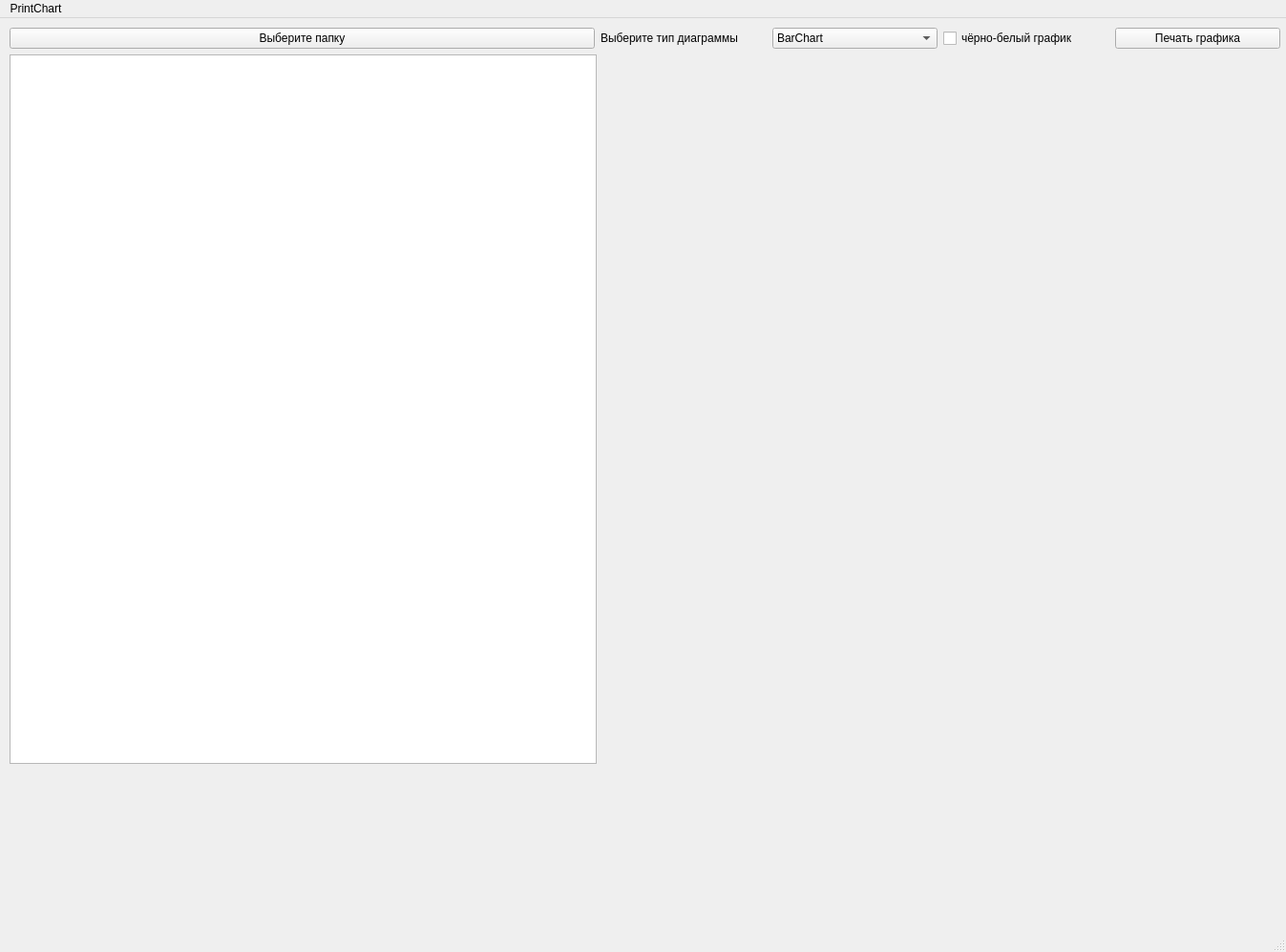
<?xml version="1.0" encoding="UTF-8"?>
<ui version="4.0">
 <class>MainWindow</class>
 <widget class="QMainWindow" name="MainWindow">
  <property name="geometry">
   <rect>
    <x>0</x>
    <y>0</y>
    <width>1347</width>
    <height>997</height>
   </rect>
  </property>
  <property name="maximumSize">
   <size>
    <width>2000</width>
    <height>16777215</height>
   </size>
  </property>
  <property name="windowTitle">
   <string>MainWindow</string>
  </property>
  <widget class="QWidget" name="centralwidget">
   <widget class="QWidget" name="verticalLayoutWidget">
    <property name="geometry">
     <rect>
      <x>10</x>
      <y>10</y>
      <width>1331</width>
      <height>771</height>
     </rect>
    </property>
    <layout class="QVBoxLayout" name="verticalLayout_5">
     <item>
      <layout class="QHBoxLayout" name="horizontalLayout_5">
       <item>
        <widget class="QPushButton" name="pushButton_2">
         <property name="minimumSize">
          <size>
           <width>613</width>
           <height>0</height>
          </size>
         </property>
         <property name="text">
          <string>Выберите папку</string>
         </property>
        </widget>
       </item>
       <item>
        <widget class="QLabel" name="label">
         <property name="minimumSize">
          <size>
           <width>100</width>
           <height>0</height>
          </size>
         </property>
         <property name="text">
          <string>Выберите тип диаграммы</string>
         </property>
        </widget>
       </item>
       <item>
        <widget class="QComboBox" name="comboBox">
         <item>
          <property name="text">
           <string>BarChart</string>
          </property>
         </item>
         <item>
          <property name="text">
           <string>PieChart</string>
          </property>
         </item>
        </widget>
       </item>
       <item>
        <widget class="QCheckBox" name="checkBox">
         <property name="text">
          <string>чёрно-белый график</string>
         </property>
        </widget>
       </item>
       <item>
        <widget class="QPushButton" name="pushButton">
         <property name="text">
          <string>Печать графика</string>
         </property>
        </widget>
       </item>
      </layout>
     </item>
     <item>
      <layout class="QHBoxLayout" name="horizontalLayout_2">
       <item>
        <widget class="QTableWidget" name="tableWidget"/>
       </item>
       <item>
        <widget class="QFrame" name="horizontalFrame_2">
         <property name="minimumSize">
          <size>
           <width>710</width>
           <height>0</height>
          </size>
         </property>
         <layout class="QHBoxLayout" name="horizontalLayout_3"/>
        </widget>
       </item>
      </layout>
     </item>
    </layout>
   </widget>
  </widget>
  <widget class="QMenuBar" name="menubar">
   <property name="geometry">
    <rect>
     <x>0</x>
     <y>0</y>
     <width>1347</width>
     <height>21</height>
    </rect>
   </property>
   <widget class="QMenu" name="menuPrintChart">
    <property name="title">
     <string>PrintChart</string>
    </property>
   </widget>
   <addaction name="menuPrintChart"/>
  </widget>
  <widget class="QStatusBar" name="statusbar"/>
 </widget>
 <resources/>
 <connections/>
</ui>
